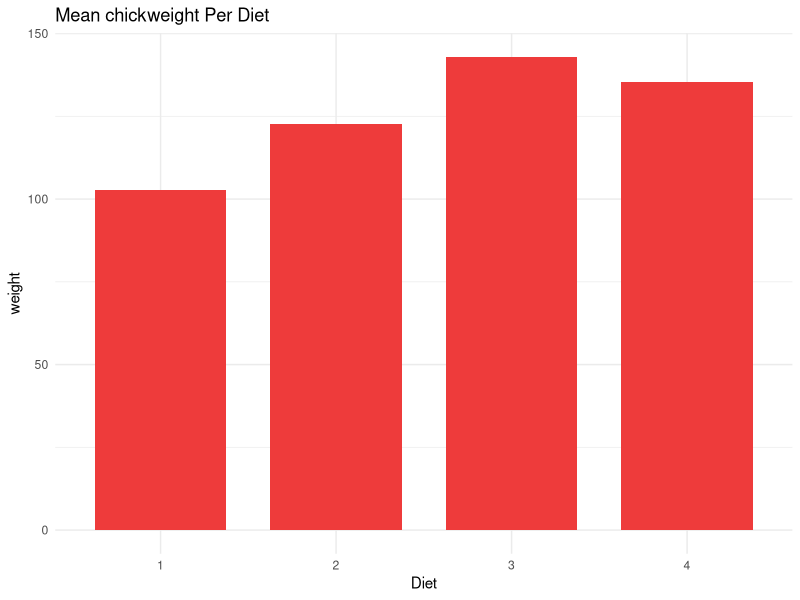
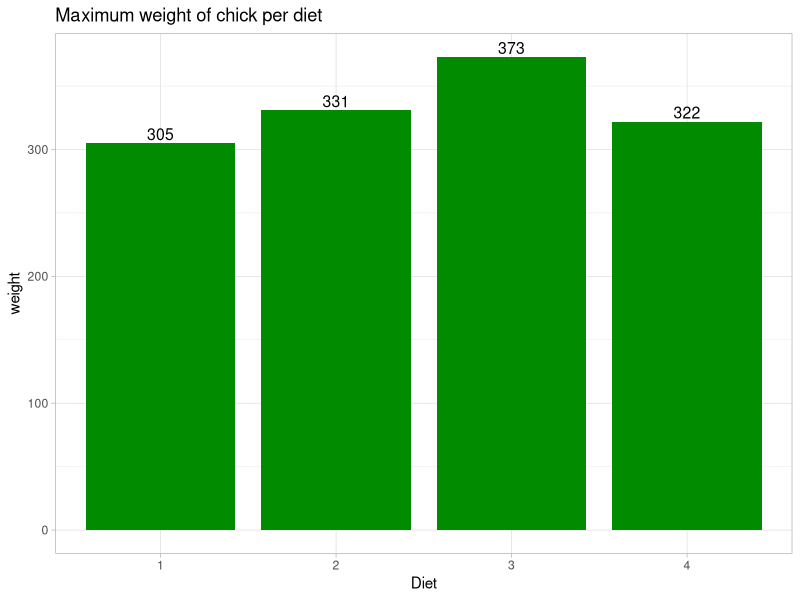
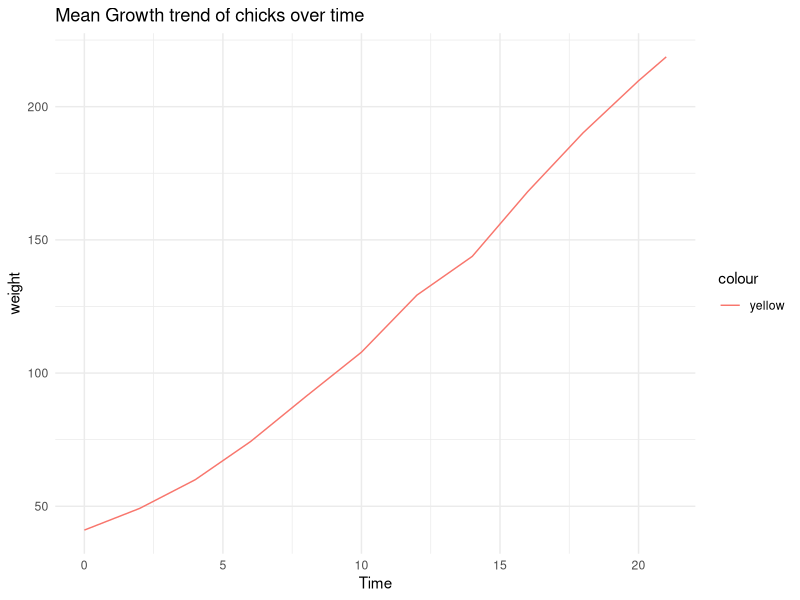
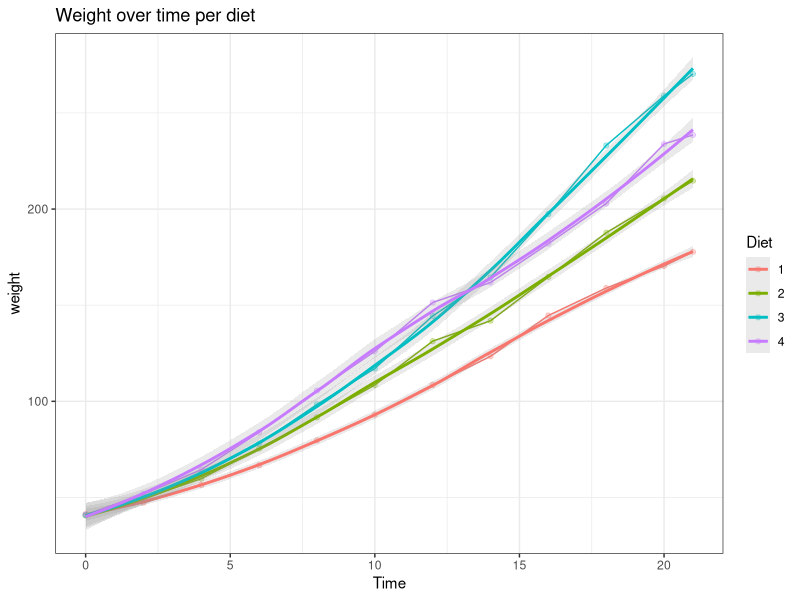

Generate these figures, in order, with R:
library(tidyverse)

data <- ChickWeight
head(data)
dim(data)
summary(data) ##compute the descriptives of the chickweight data


#Aggregate the mean weight depending on the diet fed to chicks
dw <- aggregate(weight~Diet, data, mean)

##mean weight per diet
ggplot(dw, aes(x=Diet, y=weight)) + geom_col(width = 0.75, fill="brown2")+theme_minimal()+
  ggtitle("Mean chickweight Per Diet")

#findind max value for each diet
wd <- aggregate(weight~Diet, data, max)
ggplot(wd, aes(Diet, weight)) + geom_col(fill="green4", width =0.85 )+theme_light()+
  geom_text(label=wd$weight,size=4,vjust=-0.25)+
  ggtitle("Maximum weight of chick per diet")

##here we compute the weight of all chicks over time
##We see that as time increases the weight of chicks increases
#wot <- aggregate(data$weight, by=list(t=data$Time), FUN = 'mean')
wt <- aggregate(weight~Time, data, mean)

##we plot the trend of weight over time
#ggplot(wot, aes(x=t, y=x)) + geom_line()
ggplot(wt, aes(x=Time, y=weight,colour="yellow" )) + geom_line(stat = "identity",inherit.aes = TRUE)+
  ggtitle("Mean Growth trend of chicks over time")+theme_minimal()

##aggregate the mean weight based on diet and time of feeding
aggregate(data$weight,by=list(time=data$Time,diet=data$Diet), FUN = mean)
dt <- aggregate(weight~Diet+Time, data, mean)
ggplot(dt, aes(x=Time, y=weight,colour=Diet)) + geom_line()+
  theme_bw()+
  geom_point(alpha=0.3)+
  geom_smooth(alpha=0.2, linewidth=1)+
  ggtitle("Weight over time per diet")
